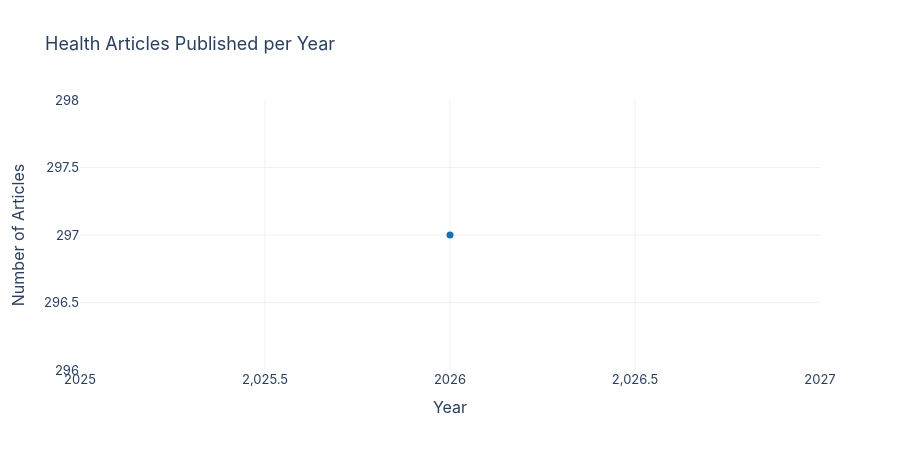

The cell this chart's notebook holds for it:
### Markdown cell above
### Interactive Line – Movies per Year

### Code cell
yearly = (df.query('published_year >= 2000')
            .groupby('published_year')
            .agg(article_count=('title', 'count'),
                 avg_content_length=('content_length', 'mean'),
                 unique_authors=('author', 'nunique'),
                 unique_sources=('source_name', 'nunique'))
            .reset_index())
yearly['avg_content_length'] = yearly['avg_content_length'].round(0).astype(int)

fig = px.line(yearly, x='published_year', y='article_count', markers=True,
              hover_data={'avg_content_length': True, 'unique_authors': True, 'unique_sources': True},
              labels={'published_year': 'Year', 'article_count': 'Number of Articles'},
              title='Health Articles Published per Year',
              template='plotly_white')
fig.update_traces(line_color='#1a6faf', line_width=2.5, marker=dict(size=7))
fig.update_layout(font=dict(family='Inter', size=13), height=450)

html_path = INTERACTIVE_DIR / 'articles_per_year_line.html'
fig.write_html(str(html_path))
fig.show()
print(f'Saved → {html_path}')

### Figure 1 — Plotly figure (JSON) as saved in the notebook; plotly's stock layout.template omitted (floating-point values rounded to 4 significant figures)
{"data": [{"customdata": [[213, 186, 81]], "hovertemplate": "Year=%{x}<br>Number of Articles=%{y}<br>avg_content_length=%{customdata[0]}<br>unique_authors=%{customdata[1]}<br>unique_sources=%{customdata[2]}<extra></extra>", "legendgroup": "", "line": {"color": "#1a6faf", "dash": "solid", "width": 2.5}, "marker": {"size": 7, "symbol": "circle"}, "mode": "lines+markers", "name": "", "orientation": "v", "showlegend": false, "type": "scatter", "x": [2026], "xaxis": "x", "y": [297], "yaxis": "y"}], "layout": {"font": {"family": "Inter", "size": 13}, "height": 450, "legend": {"tracegroupgap": 0}, "title": {"text": "Health Articles Published per Year"}, "xaxis": {"anchor": "y", "domain": [0, 1], "title": {"text": "Year"}}, "yaxis": {"anchor": "x", "domain": [0, 1], "title": {"text": "Number of Articles"}}}}
